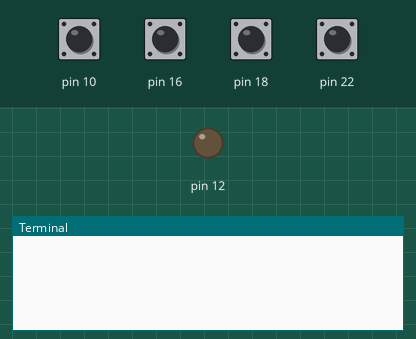
The program below on a simulated Raspberry Pi (header pin numbers). Shown: output pins drawn as LEDs (lit = HIGH), the last lines printed to the terminal. Inputs (shaded band) come from the test bench; at power-on: pin 10, pin 16, pin 18, pin 22 LOW. The clock reads 2024-03-15 10:24:30 at power-on unless the program sets it; the desktop window is not drawn, its controls go by their first labels and the mouse button is held 0.15 s.

Above: at 1.2 s.
1.3 s: pin 10 pulled HIGH for 0.15 s
At 2.7 s:
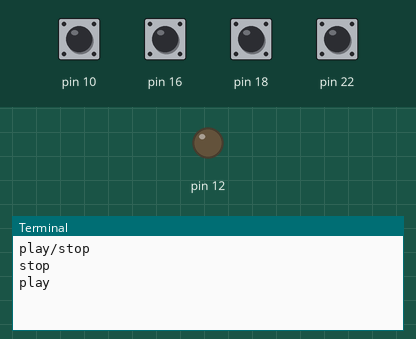
3.3 s: pin 16 pulled HIGH for 0.15 s
At 4.2 s:
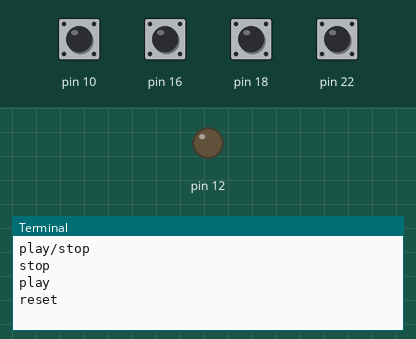
4.9 s: pin 18 pulled HIGH for 0.15 s
At 6.2 s:
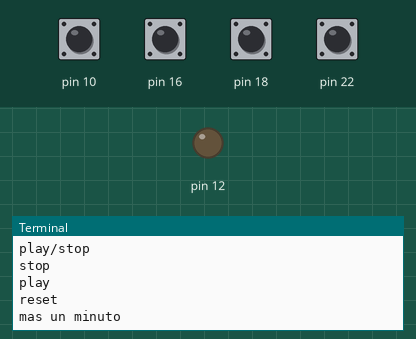
6.5 s: pin 22 pulled HIGH for 0.15 s
At 7.9 s:
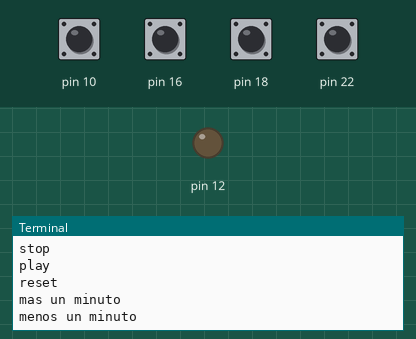

Measured:
- after the input at 1.3 s, the terminal: prints a new line at once (image 1)
- after the input at 3.3 s, the terminal: prints a new line at once (image 2)
- after the input at 4.9 s, the terminal: prints a new line after 0.08 s (image 3)
- after the input at 6.5 s, the terminal: prints a new line at once (image 4)

The program:

main.py
```python
from tkinter import *
from datetime import datetime
import gs
#import rotatescreen
import RPi.GPIO as gpio
import time
#import RIP.GPIO as GPIO
from datetime import timedelta
import time

gpio.setwarnings(False)
gpio.setmode(gpio.BOARD)
gpio.setup(12, gpio.OUT)

gpio.setup(10, gpio.IN, pull_up_down=gpio.PUD_DOWN)
gpio.setup(16, gpio.IN, pull_up_down=gpio.PUD_DOWN)
gpio.setup(18, gpio.IN, pull_up_down=gpio.PUD_DOWN)
gpio.setup(22, gpio.IN, pull_up_down=gpio.PUD_DOWN)


# time.sleep(0.5)

gs.date_reference = datetime.now()


def clickPlay(): # eventos
    print(str(gs.globalState))
    if str(gs.globalState) == "stop":
        gs.globalState = "play"
        gs.date_reference = datetime.now()
    elif gs.globalState == "play":
        gs.globalState = "stop"
        gs.segundos_inicio = gs.segundos_inicio + gs.segundos_acomulados
        gs.segundos_acomulados = 0
    elif gs.globalState == "fin":
        gs.segundos_acomulados = 0
        gs.segundos_inicio = 0
        gs.segundos_last = 0
        gs.set_point_seg = 0
        gs.set_point_min = 12
        gs.globalState = "stop"
#         window.button.configure(text="play")
    print(str(gs.globalState))


def clickReset():  # evento reset
        gs.segundos_acomulados = 0
        gs.segundos_inicio = 0
        gs.segundos_last = 0
        gs.set_point_seg = 0
        gs.set_point_min = 12
        if gs.globalState == "play":
            gs.globalState = "stop"
            #window.button.configure(text="play")

def masTiempo():  # evento reset
    if gs.set_point_min < 60:
        gs.set_point_min = gs.set_point_min + 1

def menosTiempo():  # evento reset
    if gs.set_point_min > 1:
        gs.set_point_min = gs.set_point_min - 1


def formato(segundos): # segundos_a_segundos_minutos_y_horas
    horas = int(segundos/60/60)
    segundos -= horas*60*60
    minutos = int(segundos/60)
    segundos -= minutos*60
    return f"{minutos:02d}:{segundos:02d}"

def mainCode(): # estados
    # print(gs.globalState)
    tempo_set_point = (gs.set_point_min * 60) + gs.set_point_seg
    if gpio.input(10)==gpio.HIGH:
        print('play/stop')
        gpio.output(12, False)
        time.sleep(0.5)
        clickPlay()
    elif gpio.input(16)==gpio.HIGH:
        print('reset')
        gpio.output(12, False)
        time.sleep(0.5)
        clickReset()
    elif gpio.input(18)==gpio.HIGH:
        print('mas un minuto')
        gpio.output(12, False)
        time.sleep(0.5)
        masTiempo()
    elif gpio.input(22)==gpio.HIGH:
        print('menos un minuto')
        gpio.output(12, False)
        time.sleep(0.5)
        menosTiempo()


    if gs.globalState == "stop":
        pass
#         window.button.configure(text="play")
    if gs.globalState == "play":
#         window.button.configure(text="stop")
        gs.segundos_acomulados = (datetime.now() - gs.date_reference).total_seconds()

        if (int(tempo_set_point - gs.segundos_acomulados - gs.segundos_inicio) == 0):
            gpio.output(12, True)
            print('chicharra!!!!')

        if (int(tempo_set_point - gs.segundos_acomulados - gs.segundos_inicio) < 0):
            gpio.output(12, True)
            print('chicharra!!!!')
            gs.globalState = "stop"
            tempo_set_point = 0
            gs.segundos_acomulados = 0
            gs.segundos_inicio = 0
            gs.segundos_last = 0
            gs.set_point_seg = 0
            gs.set_point_min = 0
            time.sleep(3) # duracion de chicharra
            gpio.output(12, False)
            print('chicharra apagada')
            gs.globalState = "fin"
#             window.button.configure(text="reset")
    time_show = tempo_set_point - gs.segundos_acomulados - gs.segundos_inicio
    if (time_show > 0):
        tempralizador.set(formato(int(time_show)))


def whileCode():
    mainCode()
    window.after(100, whileCode)  # INTERVALO DE REFRESCO EN milisegundos

window = Tk()
window.attributes('-fullscreen', True)
#window.geometry('350x200')

window.configure(bg='black')
window.title("PALENQUE EL GAYO DE ORO")
tempralizador = StringVar(window, value='00:00')

# window.button = Button(window, text="play", command=clickPlay, fg="red", bg="black")
# window.button.pack(side="top")

# Bodoni MT Black, Broadway, Copperplate Gothic Bold,Engravers MT, Rockwell Extra Bold
window.etiqueta = Label(
    window,
    textvariable=tempralizador,
    font=("Broadway", 380,),
    fg="red", bg="black")
window.etiqueta.place(relx=0.5, rely=0.5, anchor=CENTER)

# window.buttonQuit = Button(window, text="funcion", command=clickReset, fg="red", bg="black")#window.destroy)
# window.buttonQuit.pack(side="bottom")

#rotate_screen = rotatescreen.get_primary_display()
#rotate_screen.set_landscape_flipped()
app = Frame()
whileCode()
app.pack()
app.mainloop()
```

gs.py
```python
import datetime

globalState = "stop"
date_reference = datetime

segundos_acomulados = 0
segundos_inicio = 0
segundos_last = 0
set_point_seg = 0
set_point_min = 12
```
